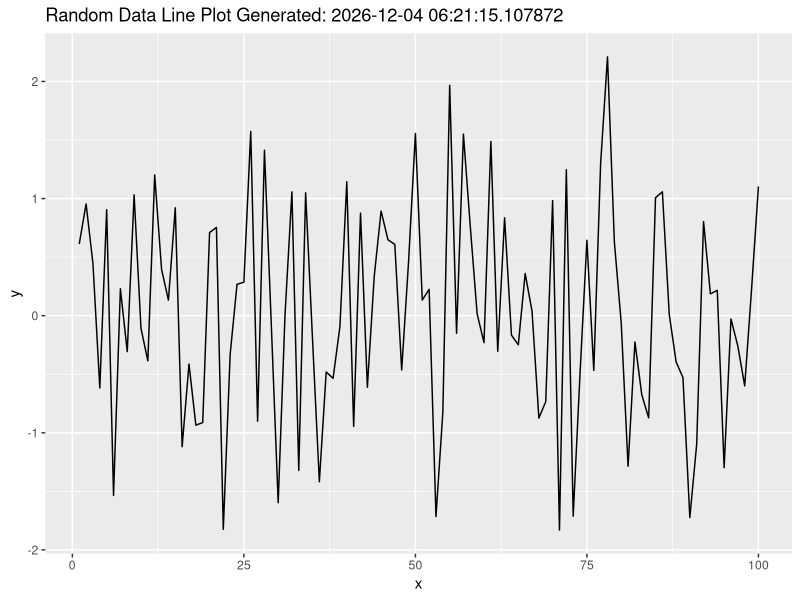

Write the R code that produced this figure.
# Load necessary library
library(ggplot2)
library(logger)

# Generate random data
n <- 100  # Number of data points
data <- data.frame(
  x = 1:n,
  y = rnorm(n)
)

# Create the plot
plot <- ggplot(data, aes(x = x, y = y)) +
  geom_line() +
  labs(title = paste("Random Data Line Plot Generated:", Sys.time()))  # Include date and time in plot title

# Save the plot using ggsave
plot_filename <- paste("docs/random_data_plot", ".png", sep = "")  # Unique filename with timestamp
ggsave(plot_filename, plot, width = 8, height = 6, dpi = 100)  # Adjust width, height, and dpi as needed

log_info(paste0("Plot generated and saved to ", plot_filename))
